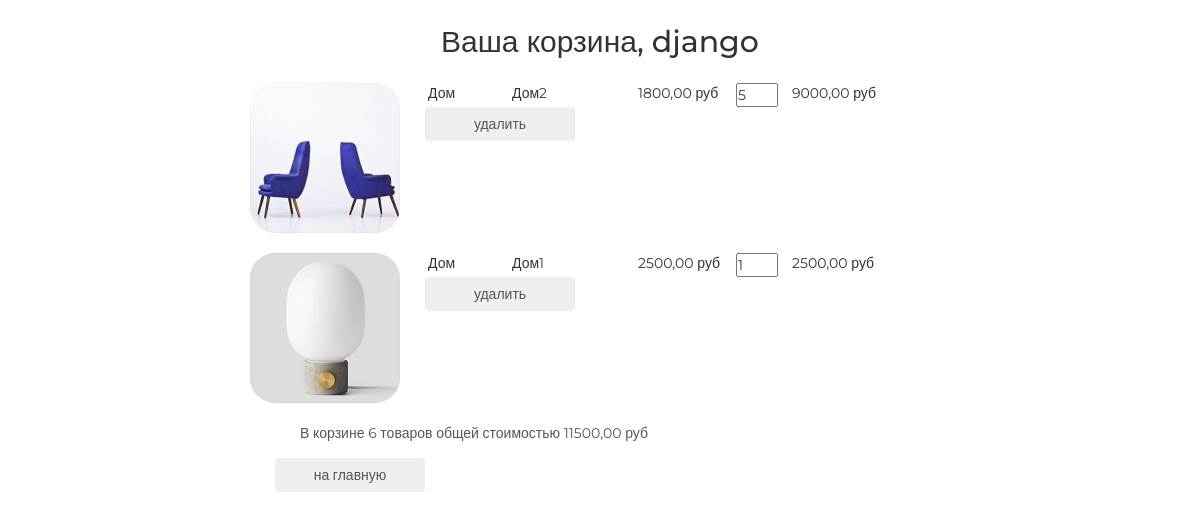
Page /basket/ (signed in) on the earlier database version.
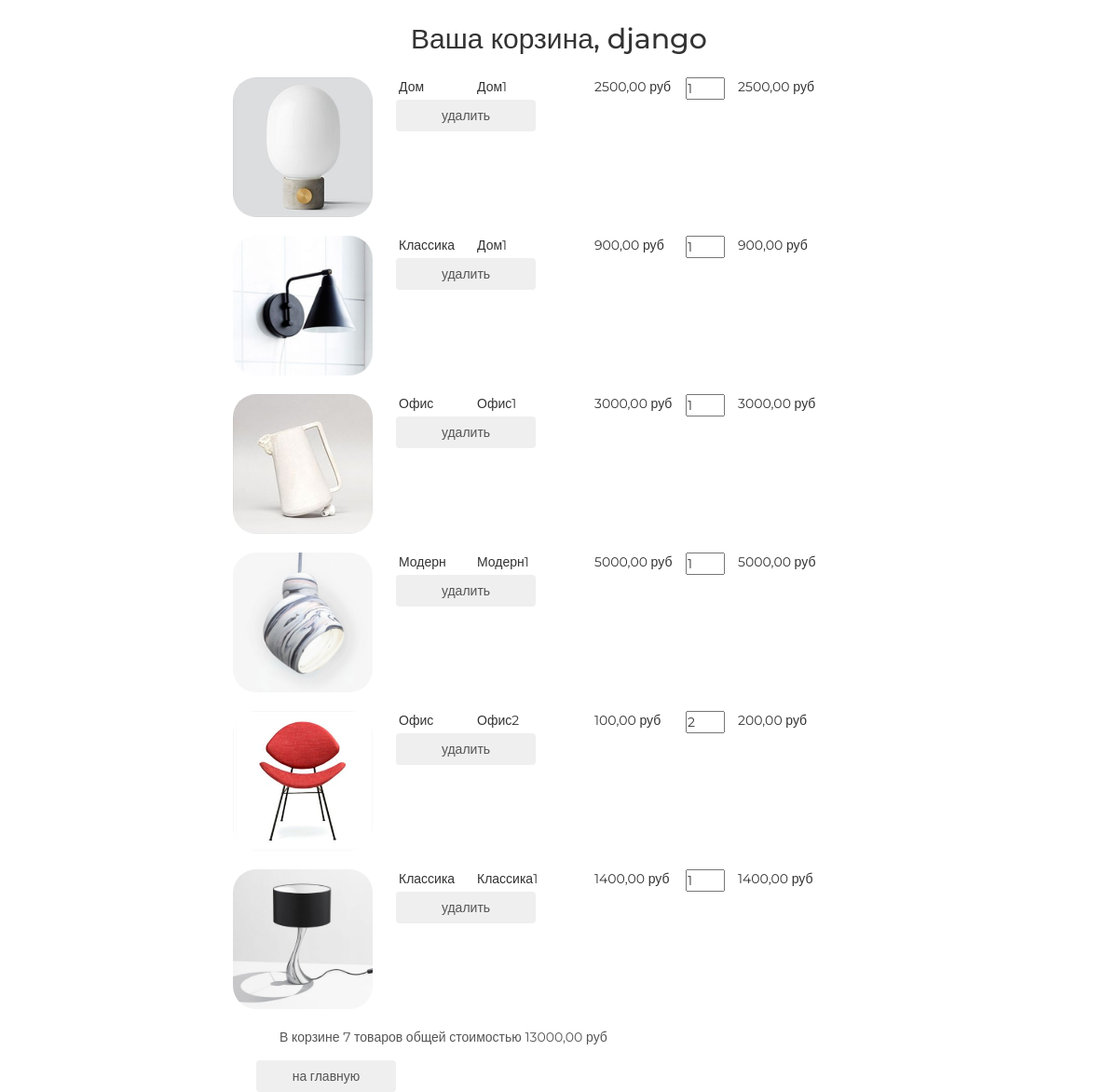
Same page on the later database version.
### basketapp/models.py (models this page shows, shortened)
class Basket(models.Model):
    product = models.ForeignKey(Product, on_delete=models.CASCADE, verbose_name='Товар')
    user = models.ForeignKey(settings.AUTH_USER_MODEL, on_delete=models.CASCADE, verbose_name='Пользователь')
    quantity = models.PositiveSmallIntegerField(default=0, verbose_name='Количество')
    created_at = models.DateTimeField(auto_now_add=True, verbose_name='Добавлен')
    class Meta:
        verbose_name = 'корзина'
        verbose_name_plural = 'корзины'
        ordering = ('created_at',)
    @property
    def product_cost(self):
        return self.product.price * self.quantity
    @property
    def total_quantity(self):
        _items = Basket.objects.filter(user=self.user)  # Получаем все тваоры из корзины по пользователю
        return sum(list(_items.values_list('quantity', flat=True)))
    @property
    def total_cost(self):
        _items = Basket.objects.filter(user=self.user)
        return sum(list(map(lambda x: x.product_cost, _items)))

### mainapp/models.py (models this page shows, shortened)
class Product(models.Model):
    category = models.ForeignKey(Category, on_delete=models.CASCADE, verbose_name='Категория', related_name='products')
    image = models.ImageField(upload_to='product', blank=True, null=True, verbose_name='Изображение')
    name = models.CharField(max_length=128, verbose_name='Название')
    short_desc = models.CharField(max_length=128, verbose_name='Краткое описание')
    description = models.TextField('Описание')
    price = models.DecimalField(max_digits=8, decimal_places=2, verbose_name='Цена')
    quantity = models.PositiveSmallIntegerField(default=0, verbose_name='Количество')
    is_active = models.BooleanField(default=True, verbose_name='Активен')
    class Meta:
        verbose_name = 'продукт'
        verbose_name_plural = 'продукты'

class Category(models.Model):
    name = models.CharField(max_length=128, verbose_name='Название', unique=True)
    description = models.TextField(verbose_name='Описание')
    is_active = models.BooleanField(default=True, verbose_name='Активен')
    class Meta:
        verbose_name = 'категория'
        verbose_name_plural = 'категории'
        ordering = ('pk', )

### authapp/models.py (models this page shows)
class ShopUser(AbstractUser):
    avatar = models.ImageField(upload_to='users', blank=True, verbose_name='Аватарка')
    age = models.PositiveSmallIntegerField(verbose_name='Возраст')

### basketapp/views.py (the view)
# urls.py: path('', basket_list, name='list'),
@login_required
def basket_list(request):
    context = {
        'basket_items': Basket.objects.filter(user=request.user)
    }
    return render(request, 'basketapp/list.html', context)

### basketapp/templates/basketapp/list.html (shortened to what this page needs)
{% extends 'basketapp/base.html' %}
{% load static %}
{% block content %}
    <div class="basket_list">
        {% include 'basketapp/includes/inc_basket_list.html' %}
    </div>
    <button class="btn btn-round">
            <a href="{% url 'index' %}">на главную</a>
    </button>
{% endblock %}

### basketapp/templates/basketapp/includes/inc_basket_list.html
{% for item in basket_items %}
    <div class="basket_record">
        <img src="/media/{{ item.product.image }}"
             alt="{{ item.product.short_desc }}">
        <span class="category_name">{{ item.product.category.name }}</span>
        <span class="product_name">{{ item.product.name }}</span>
        <span class="product_price">{{ item.product.price }}&nbspруб</span>
        <input type="number" name="{{ item.pk }}" min="0" value="{{ item.quantity }}">
        <span class="product_cost">{{ item.product_cost }}&nbspруб</span>
        <button class="btn btn-round">
            <a href="{% url 'basket:remove' item.pk %}" class="">
                удалить
            </a>
        </button>
    </div>
{% endfor %}
{% if basket_items %}
    <div class="basket_summary">
        В корзине {{ basket_items.0.total_quantity }} товаров общей стоимостью
        {{ basket_items.0.total_cost }} руб
    </div>
{% endif %}

Differences in the rows shown:
removed Basket: product.image (picture), product.category.name "Дом", product.name "Дом2", product.price "1800,00", pk "5", product_cost "9000,00", user "6", user+product+quantity "11500,00"
added Basket: product.image (picture), product.category.name "Классика", product.name "Дом1", product.price "900,00", quantity "1", product_cost "900,00"
added Basket: product.image (picture), product.category.name "Офис", product.name "Офис1", product.price "3000,00", quantity "1", product_cost "3000,00"
added Basket: product.image (picture), product.category.name "Модерн", product.name "Модерн1", product.price "5000,00", quantity "1", product_cost "5000,00"
added Basket: product.image (picture), product.category.name "Офис", product.name "Офис2", product.price "100,00", quantity "2", product_cost "200,00"
added Basket: product.image (picture), product.category.name "Классика", product.name "Классика1", product.price "1400,00", quantity "1", product_cost "1400,00"
Other differences:
{{ basket_items.0.total_quantity }}: "6" → "7"
{{ basket_items.0.total_cost }}: "11500,00" → "13000,00"
